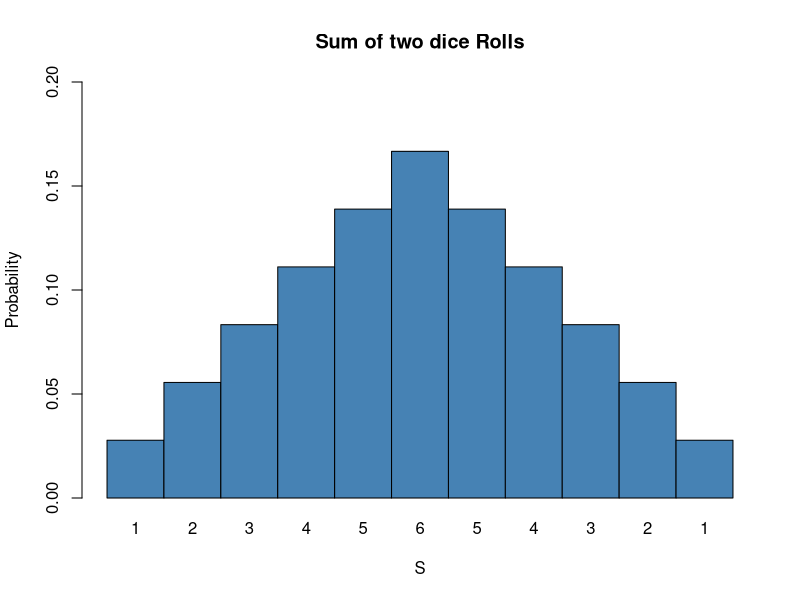
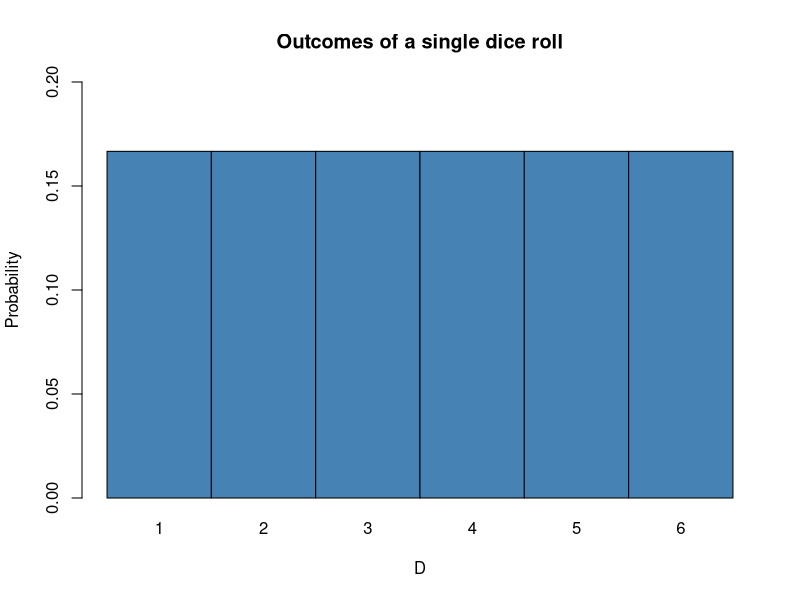

Write R code to recreate these figures, in order.
# vector of outcomes
s=2:12
# vector of probabilities
ps=c(1:6,5:1)/36
names(ps)=c(1:6,5:1)
# Expected value
E=sum(s*ps)
# variance 
Vars=sum((s-E)^2*ps)

# plot the distribution of s
barplot(ps,
        ylim = c(0,0.2),
        ylab = "Probability",
        xlab = "S",
        col = "steelblue",
        space = 0,
        main = "Sum of two dice Rolls")

D=rep(1/6,6)
names(D)=1:6

# plot of the distribution of D
barplot(D,
        ylim = c(0,0.2),
        ylab = "Probability",
        xlab = "D",
        col = "steelblue",
        space = 0,
        main = "Outcomes of a single dice roll")
